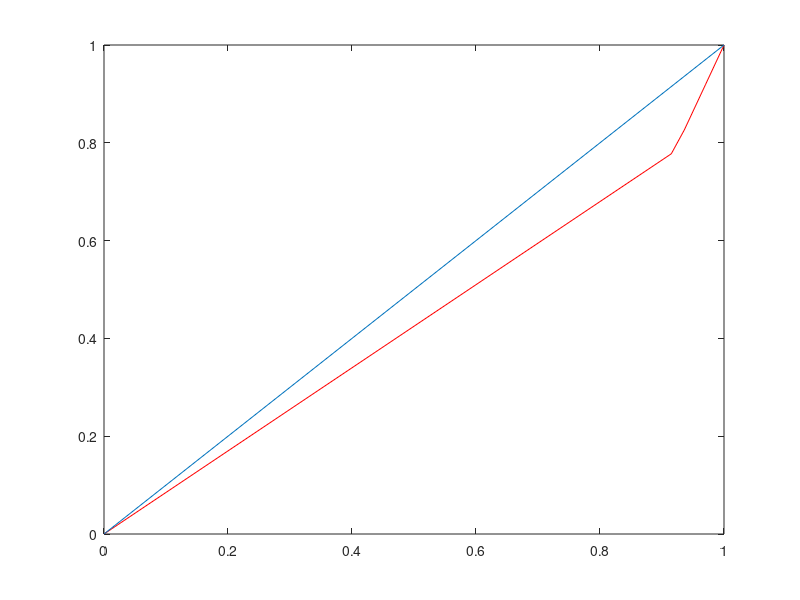

MATLAB code to generate this figure:
%% occpation definition
ui_num_all=10000;
ui_num_farmer=3410;
ui_num_police=340;
ui_num_manager=300;
ui_num_teacher=210;
ui_num_freeman=ui_num_all-ui_num_farmer-ui_num_police-ui_num_manager-ui_num_teacher;
%% salaries definition
f_sal_freeman=21920;
f_sal_farmer=21920;
f_sal_police=69983.5;
f_sal_manager=70000;
f_sal_teacher=60000;
f_sal_all=f_sal_farmer*ui_num_freeman+f_sal_farmer*ui_num_farmer+f_sal_police*ui_num_police+f_sal_manager*ui_num_manager+f_sal_teacher*ui_num_teacher;
%% salaries of all occupation
f_sals_farmer=f_sal_farmer*ui_num_farmer;
f_sals_police=f_sal_police*ui_num_police;
f_sals_manager=f_sal_manager*ui_num_manager;
f_sals_teacher=f_sal_teacher*ui_num_teacher;
f_sals_freeman=f_sal_freeman*ui_num_freeman;
%% create x and y
x=[0 (ui_num_farmer+ui_num_freeman)/ui_num_all (ui_num_freeman+ui_num_farmer+ui_num_teacher)/ui_num_all (ui_num_freeman+ui_num_farmer+ui_num_teacher+ui_num_police)/ui_num_all ui_num_all/ui_num_all];
y=[0 (f_sals_freeman+f_sals_farmer)/f_sal_all (f_sals_freeman+f_sals_farmer+f_sals_teacher)/f_sal_all (f_sals_freeman+f_sals_farmer+f_sals_teacher+f_sals_police)/f_sal_all f_sal_all/f_sal_all];

plot(x,y,'-r')
hold on
line([0 1],[0 1])